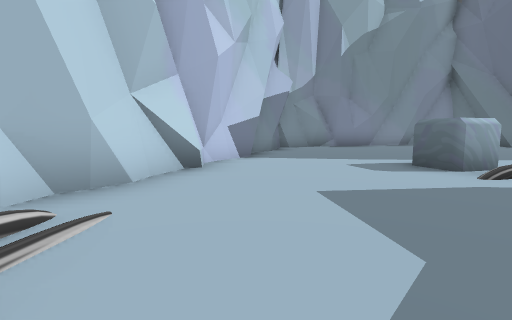
view 1 (above)

16 first-person views from a walk through a Unity game level. The camera is 1.3 m above the floor, tilts 6° down and sees 85° across. The floor is counted in squares, 2 m on a side. Each view is taken from the middle of a square. On the plan, view 1 faces up. The plan holds only what a view shows up to about 9 squares ahead; the rest is blank. The place goes on beyond the plan. The player character is not drawn.

view 2
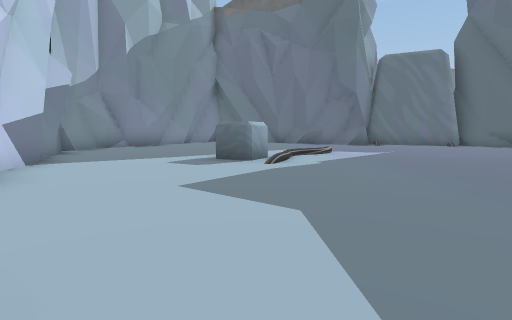

view 3
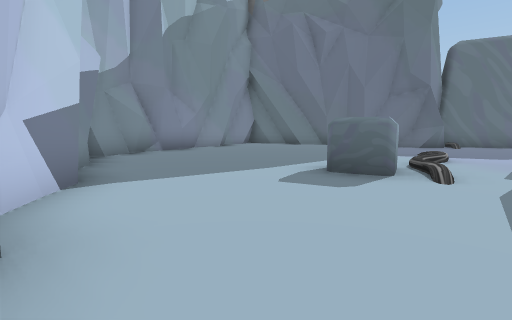

view 4
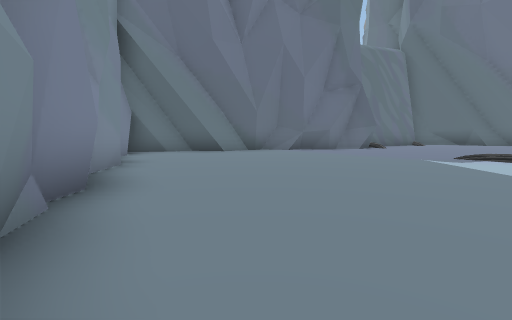

view 5
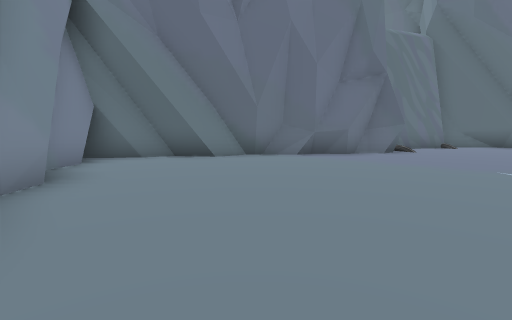

view 6
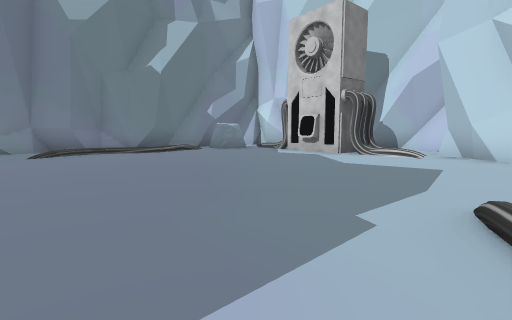

view 7
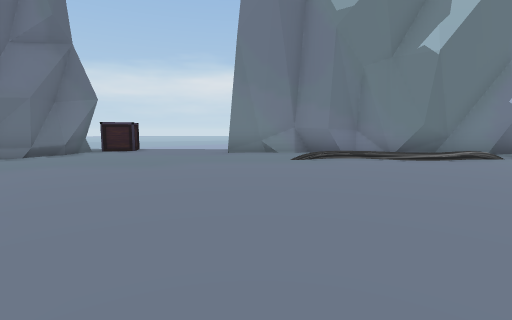

view 8
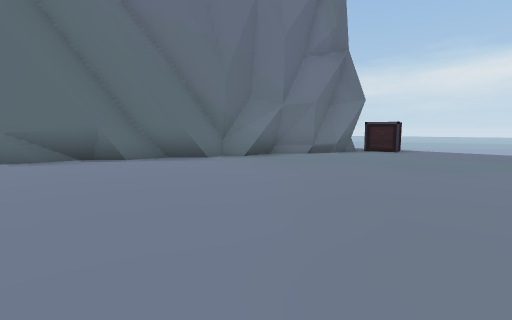

view 9
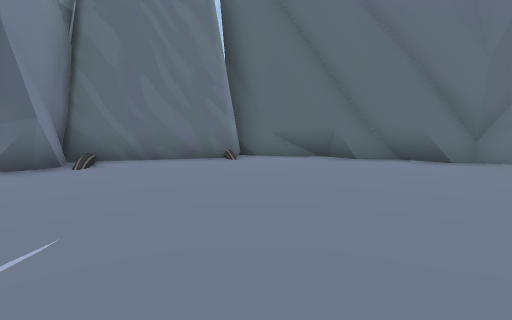

view 10
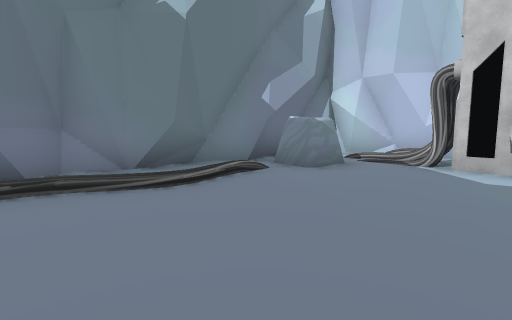

view 11
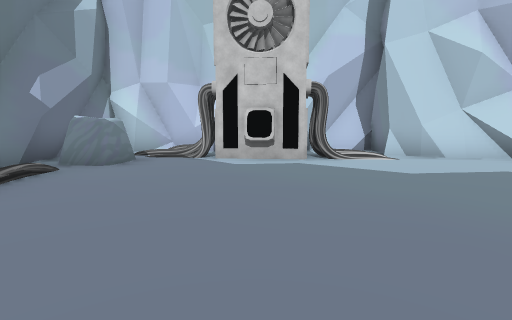

view 12
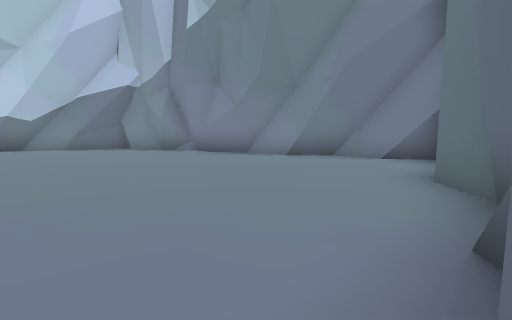

view 13
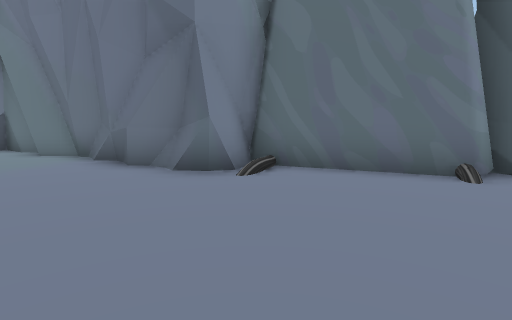

view 14
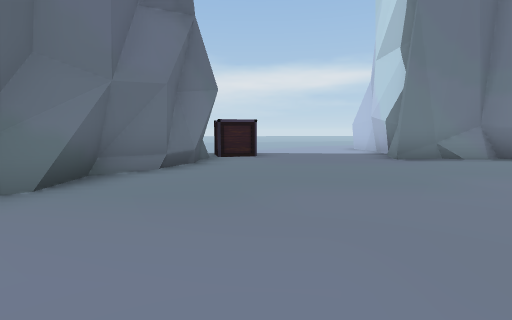

view 15
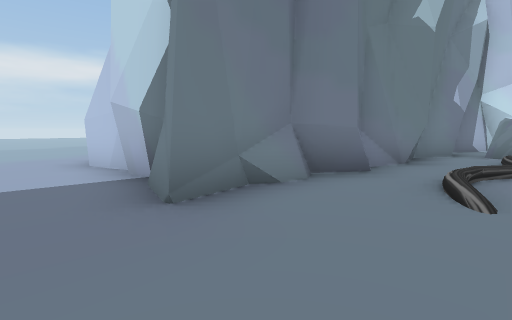

view 16
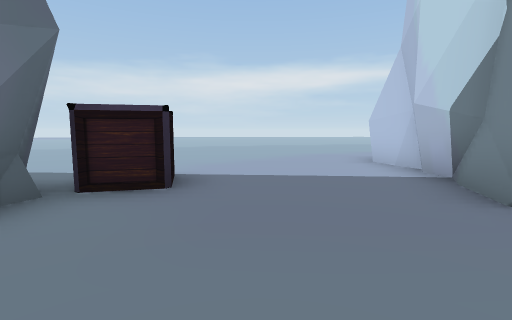

### Floor plan
Key: @ floor where view 1 was taken; # wall or solid block; . floor; / step, stairs or slope; O other object.
Columns run from 4 left of view 1 to 15 right of it. Each row starts with its distance up from view 1.
 14            ####
 13         ####..#
 12      ####.....##
 11     ##.........#
 10     #..........#
  9     #..........#
  8     #..........##
  7    ##...........#
  6    #............###
  5   ##...  .........#
  4   #....//.........#
  3   #...............##
  2   #................#
  1   #................#
  0   #.@.............##
 -1   #...............#
 -2 ###..............##
 -3 ##...............#
 -4 #.. ////.........#
 -5 ##..............##
 -6  ########......##
 -7         ###...OO#
 -8           #....O.
 -9           #.......
-10           #..... ..
-11           ......  ..
-12           ......  ..
-13           ......
-14           ...
-15           ..

Where each view was taken, in squares from view 1:
view 1: 0 up, 0 right, facing up
view 2: 0 up, 1 left, facing up-right
view 3: 3 up, 1 left, facing up-right
view 4: 10 up, 1 right, facing right
view 5: 10 up, 3 right, facing right
view 6: 4 up, 6 right, facing down-left
view 7: 2 up, 6 right, facing down
view 8: 2 up, 7 right, facing down-right
view 9: 2 up, 7 right, facing right
view 10: 1 down, 4 right, facing down-left
view 11: 1 down, 5 right, facing left
view 12: 7 up, 11 right, facing up-left
view 13: 2 up, 9 right, facing up-right
view 14: 0 up, 10 right, facing down
view 15: 4 down, 8 right, facing down-left
view 16: 4 down, 9 right, facing down
